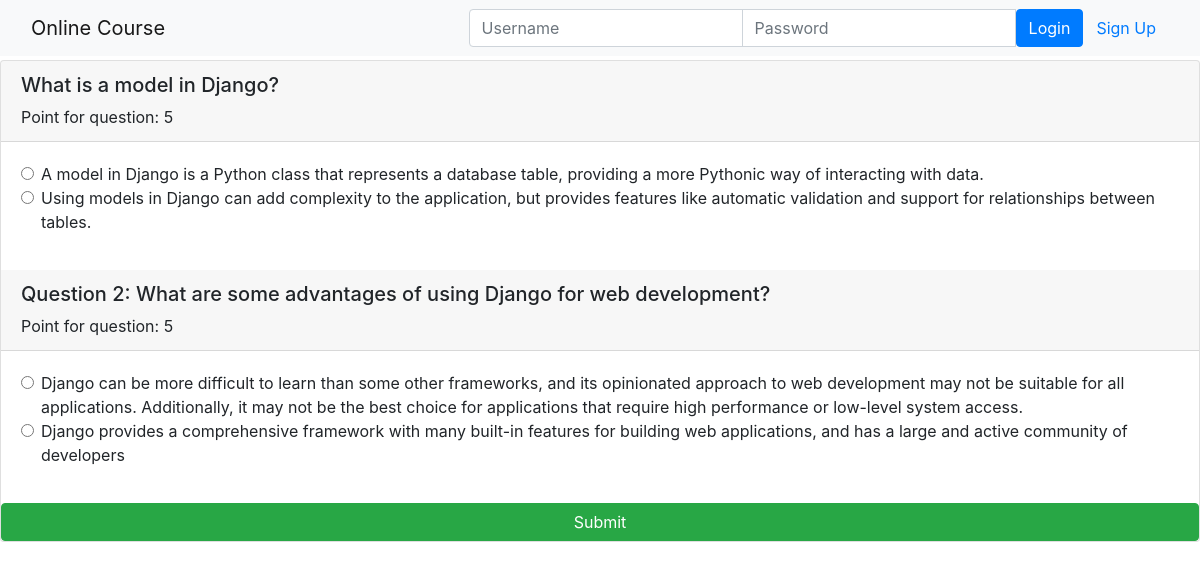
Before: /onlinecourse/1/exam with the older database file.
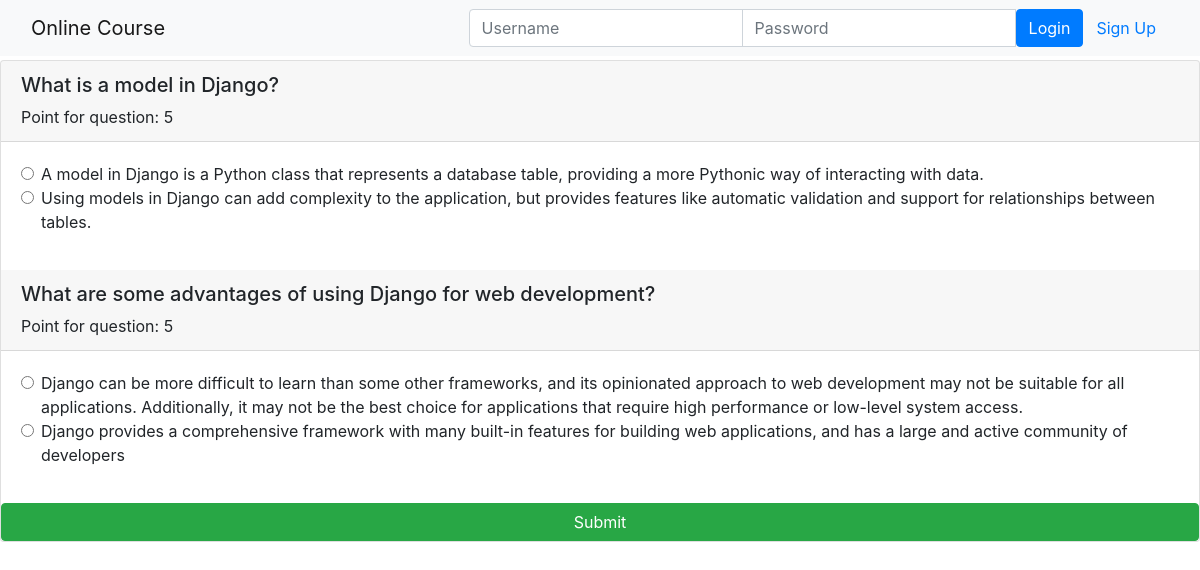
After: the same page with the newer database file.
### onlinecourse/models.py (models this page shows, shortened)
class Question(models.Model):
    course = models.ForeignKey(Course, on_delete=models.CASCADE, related_name='questions')
    question_text = models.CharField(max_length=200, default = "Question text")
    grade_point = models.IntegerField(default=1)

### onlinecourse/views.py (the view)
# urls.py: path('<int:pk>/exam', views.ExamDetailView.as_view(), name='exam'),
class ExamDetailView(generic.DetailView):
    model = Course
    template_name = 'onlinecourse/exam.html'

### onlinecourse/templates/onlinecourse/exam.html (shortened to what this page needs)
{% extends "onlinecourse/index.html" %}
{% block content %}
<form id="questionform" action="{% url 'onlinecourse:submit' course_id=course.id %}" method="post">
    <div class="card mt-1">
        {% for question in course.questions.all %}
            <div class="card-header"><h5>{{ question.question_text}}</h5>Point for question: {{question.grade_point}}</div>
            <div class="card-body">
                <div class="form-group">
                {% for choice in question.choices.all %}
                    <div class="form-check">
                        <label class="form-check-label">
                            <input type="radio" name="choice_{{question.id}}"
                            class="form-check-input" id="{{choice.id}}"
                            value="{{choice.id}}">{{ choice.choice_text }}
                        </label>
                    </div>
                {% endfor %}
                </div>
            </div>
        {% endfor %}
        <input class="btn btn-success btn-block" type="submit" value="Submit">
    </div>
</form>
{% endblock %}

Changed rows visible on the page:
changed Question: question_text "Question 2: What are some advantages of using Django for web development?" → "What are some advantages of using Django for web development?"
